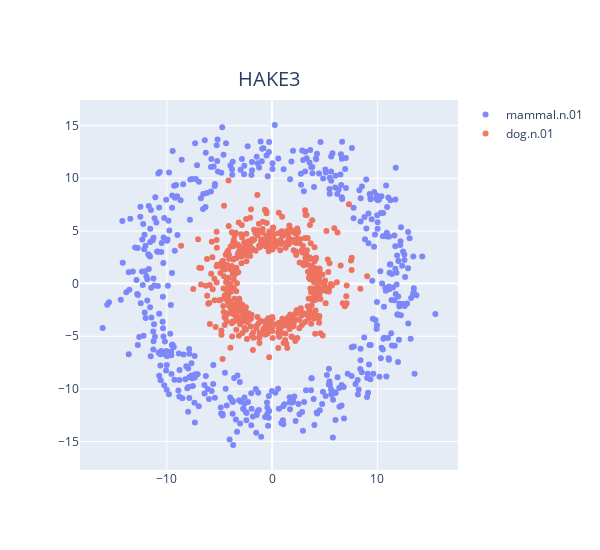

Here is the notebook cell this chart was saved with:
### Code cell
# エンティティの埋め込みをロード
entity_embedding = np.load(os.path.join(model_path, 'entity_embedding.npy'))

# HeadとTailの座標計算
head = entity_embedding[head_id]
tail = entity_embedding[tail_id]

phase_head, mod_head = np.split(head, 2)
phase_tail, mod_tail = np.split(tail, 2)

mod_head = np.log(np.abs(mod_head)) * np.sign(mod_head)
mod_tail = np.log(np.abs(mod_tail)) * np.sign(mod_tail)

phase_head = phase_head / embedding_range * np.pi
phase_tail = phase_tail / embedding_range * np.pi

x_head, y_head = mod_head * np.cos(phase_head), mod_head * np.sin(phase_head)
x_tail, y_tail = mod_tail * np.cos(phase_tail), mod_tail * np.sin(phase_tail)

fig = go.Figure()

# Head Entityのプロット
fig.add_trace(go.Scatter(x=x_head, y=y_head, mode='markers', name=entities_dict[head_id], text=[f'Head ID: {head_id}'] * len(x_head), opacity=0.8))
# Tail Entityのプロット
fig.add_trace(go.Scatter(x=x_tail, y=y_tail, mode='markers', name=entities_dict[tail_id], text=[f'Tail ID: {tail_id}'] * len(x_tail), opacity=0.8))
# HAKEテキストの追加
fig.add_annotation(
    text=model,  # 表示するテキスト
    xref="paper",  # x座標の参照元 (paperは図の左端、dataはデータ座標)
    yref="paper",  # y座標の参照元 (paperは図の下端、dataはデータ座標)
    x=0.5,  # x座標 (0.5は図の中央)
    y=1.1,  # y座標 (1.05は図の上端から5%上)
    showarrow=False,  # 矢印を非表示にする
    font=dict(size=20),  # テキストのフォントサイズ
)
# レイアウトの設定
fig.update_layout(
    title="",
    yaxis_title=" ",
    showlegend=True,
    width=600,  # 幅
    height=550,  # 高さ
    xaxis=dict(scaleanchor="y", scaleratio=1),  # x軸のアスペクト比を1:1に設定
    yaxis=dict(scaleanchor="x", scaleratio=1),  # y軸のアスペクト比を1:1に設定
)

# プロットの表示
fig.show()

### Figure 1 — Plotly figure (JSON) as saved in the notebook; plotly's stock layout.template omitted (floating-point values rounded to 4 significant figures; data arrays with more than 128 entries replaced by an {"elided": "..."} marker saying what was removed)
{"data": [{"mode": "markers", "name": "mammal.n.01", "opacity": 0.8, "text": {"elided": "500 str values"}, "type": "scatter", "x": {"elided": "500 float values"}, "y": {"elided": "500 float values"}}, {"mode": "markers", "name": "dog.n.01", "opacity": 0.8, "text": {"elided": "500 str values"}, "type": "scatter", "x": {"elided": "500 float values"}, "y": {"elided": "500 float values"}}], "layout": {"annotations": [{"font": {"size": 20}, "showarrow": false, "text": "HAKE3", "x": 0.5, "xref": "paper", "y": 1.1, "yref": "paper"}], "height": 550, "showlegend": true, "title": {"text": ""}, "width": 600, "xaxis": {"scaleanchor": "y", "scaleratio": 1}, "yaxis": {"scaleanchor": "x", "scaleratio": 1, "title": {"text": " "}}}}
